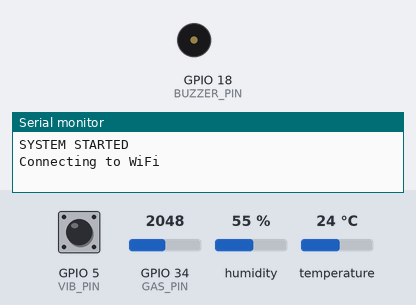
A sketch run on a simulated ESP32. Parts: buzzer (waves = sounding, pin HIGH), the last lines printed to the serial monitor. Inputs (shaded band) come from the test bench; at power-on: temperature 24 °C, GPIO 5 (VIB_PIN) HIGH, GPIO 34 (GAS_PIN) = 2048, humidity 55 %. WiFi joins after 1.5 s; servers stay silent unless stated.

Above: at 2.2 s.
2.3 s: temperature set to 41 °C
At 3.8 s:
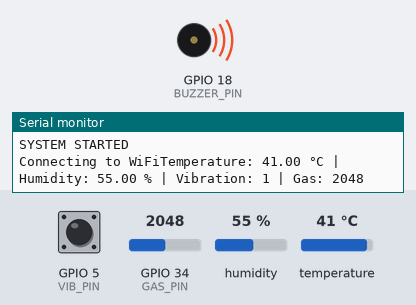
Timing chart, 0 to 5.3 s (numbered marks = the images above; inputs shaded):
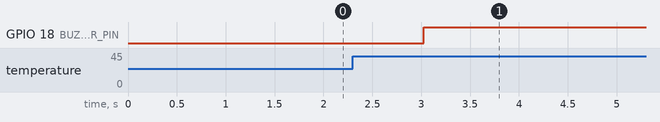

The sketch:

Smart_Grain_Insect_Detection.ino
```cpp
#define BLYNK_TEMPLATE_ID "TMPL34qQ5s2SA"
#define BLYNK_TEMPLATE_NAME "Smart grain insect detection system"
#define BLYNK_AUTH_TOKEN "YOUR_BLYNK_TOKEN"

#define BLYNK_PRINT Serial

#include <WiFi.h>
#include <BlynkSimpleEsp32.h>
#include <DHT.h>

// ---------------- WIFI ----------------
char ssid[] = "YOUR_WIFI_NAME";
char pass[] = "YOUR_WIFI_PASSWORD";

// ---------------- PINS ----------------
#define DHTPIN 4
#define DHTTYPE DHT11

#define VIB_PIN 5
#define GAS_PIN 34
#define BUZZER_PIN 18

// ---------------- SENSOR OBJECT ----------------
DHT dht(DHTPIN, DHTTYPE);
BlynkTimer timer;

// ---------------- THRESHOLD VALUES ----------------
#define TEMP_LIMIT 35
#define HUM_LIMIT 40
#define GAS_LIMIT 1500

// ---------------- ALERT FLAGS ----------------
bool tempAlert = false;
bool humAlert = false;
bool gasAlert = false;
bool vibAlert = false;

// ---------------- ALERT TIMER ----------------
unsigned long lastAlertTime = 0;
const long alertInterval = 10000;

// =================================================
// FUNCTION TO READ SENSOR DATA
// =================================================
void sendData()
{

    // Read sensors
    float temp = dht.readTemperature();
    float hum = dht.readHumidity();

    int vib = digitalRead(VIB_PIN);
    int gas = analogRead(GAS_PIN);

    // Check DHT sensor
    if (isnan(temp) || isnan(hum))
    {
        Serial.println("DHT Error");
        return;
    }

    // ---------------- SERIAL MONITOR ----------------
    Serial.print("Temperature: ");
    Serial.print(temp);

    Serial.print(" °C | Humidity: ");
    Serial.print(hum);

    Serial.print(" % | Vibration: ");
    Serial.print(vib);

    Serial.print(" | Gas: ");
    Serial.println(gas);

    // ---------------- SEND DATA TO BLYNK ----------------
    Blynk.virtualWrite(V0, temp);
    Blynk.virtualWrite(V1, hum);
    Blynk.virtualWrite(V2, vib);
    Blynk.virtualWrite(V3, gas);

    bool alert = false;

    // ---------------- TEMPERATURE CHECK ----------------
    if (temp > TEMP_LIMIT)
    {
        tempAlert = true;
        alert = true;
    }
    else
    {
        tempAlert = false;
    }

    // ---------------- HUMIDITY CHECK ----------------
    if (hum > HUM_LIMIT)
    {
        humAlert = true;
        alert = true;
    }
    else
    {
        humAlert = false;
    }

    // ---------------- GAS CHECK ----------------
    if (gas > GAS_LIMIT)
    {
        gasAlert = true;
        alert = true;
    }
    else
    {
        gasAlert = false;
    }

    // ---------------- VIBRATION CHECK ----------------
    if (vib == HIGH)
    {
        vibAlert = true;
        alert = true;
    }
    else
    {
        vibAlert = false;
    }

    // ---------------- BUZZER CONTROL ----------------
    if (alert)
    {
        digitalWrite(BUZZER_PIN, HIGH);
    }
    else
    {
        digitalWrite(BUZZER_PIN, LOW);
    }

    // ---------------- BLYNK ALERT NOTIFICATIONS ----------------
    if (alert)
    {

        unsigned long currentTime = millis();

        if (currentTime - lastAlertTime >= alertInterval)
        {

            Serial.println("========== ALERT TRIGGERED ==========");

            if (tempAlert)
            {
                Serial.println("High Temperature Detected");
                Blynk.logEvent("temp_alert", "High Temperature Detected");
            }

            if (humAlert)
            {
                Serial.println("High Humidity Detected");
                Blynk.logEvent("humidity_alert", "High Humidity Detected");
            }

            if (gasAlert)
            {
                Serial.println("Gas Level Increased");
                Blynk.logEvent("gas_alert", "Gas Increase Detected");
            }

            if (vibAlert)
            {
                Serial.println("Vibration Detected");
                Blynk.logEvent("insect_alert", "Possible Insect Movement");
            }

            lastAlertTime = currentTime;
        }
    }
}

// =================================================
// SETUP
// =================================================
void setup()
{

    Serial.begin(115200);
    delay(1000);

    Serial.println("SYSTEM STARTED");

    // Pin configuration
    pinMode(VIB_PIN, INPUT_PULLUP);
    pinMode(GAS_PIN, INPUT);
    pinMode(BUZZER_PIN, OUTPUT);

    digitalWrite(BUZZER_PIN, LOW);

    // Start DHT sensor
    dht.begin();

    // ---------------- WIFI ----------------
    WiFi.begin(ssid, pass);

    Serial.print("Connecting to WiFi");

    // ---------------- BLYNK ----------------
    Blynk.config(BLYNK_AUTH_TOKEN);

    // ---------------- TIMER ----------------
    timer.setInterval(2000L, sendData);
}

// =================================================
// LOOP
// =================================================
void loop()
{

    Blynk.run();
    timer.run();
}
```
